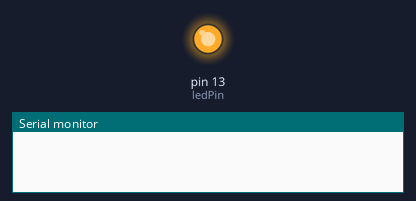
This sketch was run on a simulated Arduino Uno, built with avr-gcc and run on an emulated ATmega328P. Parts: output pins drawn as LEDs (lit = HIGH), the last lines printed to the serial monitor.

Above: at 0.1 s.
At 9.3 s:
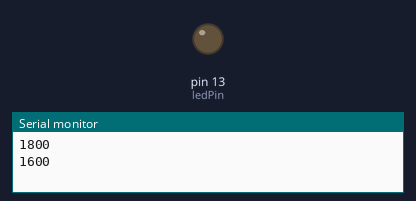
Timing chart, 0 to 40.0 s (numbered marks = the images above):
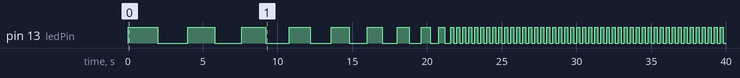

The sketch:

Variable_LED_Blinker.ino
```cpp
int ledPin = 13;                    //declares variable(s)
int delayVar = 2000;

void setup() {
  pinMode(LED_BUILTIN, OUTPUT);         //turns on the LED
  Serial.begin(9600);                   //always start this
}

void loop()
{

  digitalWrite(ledPin, HIGH);
  delay(delayVar);                      // the delay is = to 2000, changes made will also affect the delay
  digitalWrite(ledPin, LOW);
  delay(delayVar);

  if (delayVar > 200) {                 //does something when this happens and stops the command below when it doesn't match
    delayVar -= 200;                    //the delay starts at 2000 and -200 each time the loop happens
  }

Serial.println(delayVar);                 //almost always turn this on, it turns on the serial so you can see what happens
}
```

Measured:
- by itself, pin 13 (ledPin): LOW → HIGH at 0.00 s, → LOW 2.0 s later, → HIGH 2.0 s later, → LOW 1.8 s later, … (110 changes in this stretch)
